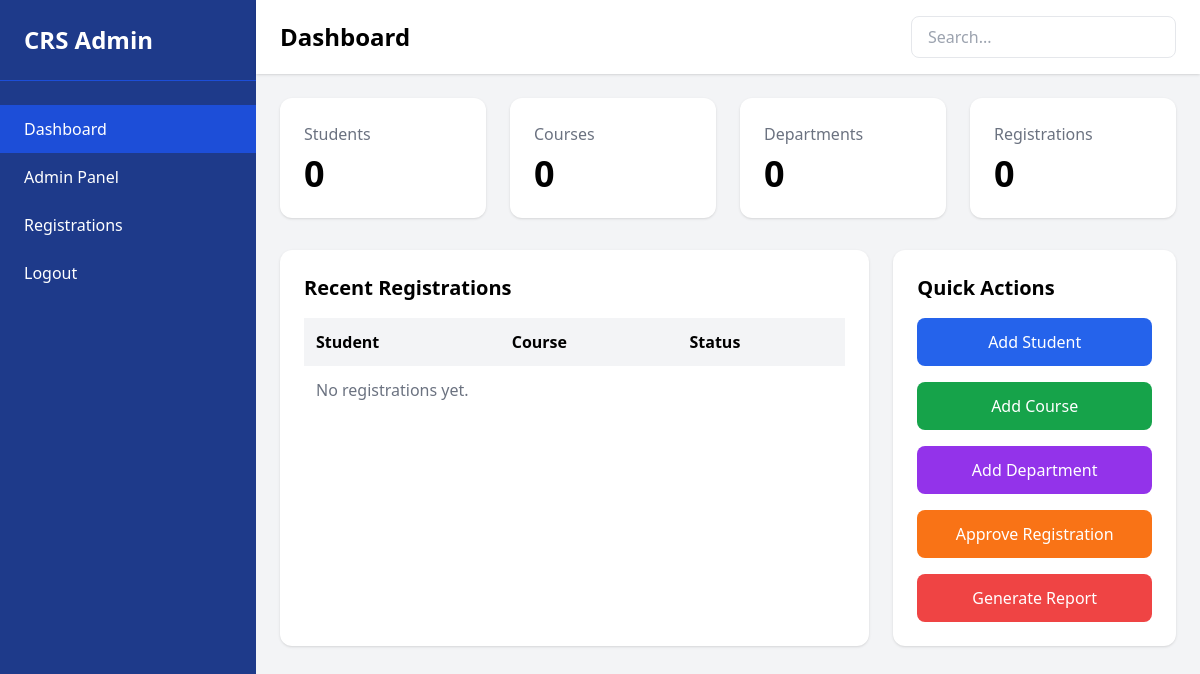
Page /dashboard/admin/ (signed in) on the earlier database version.
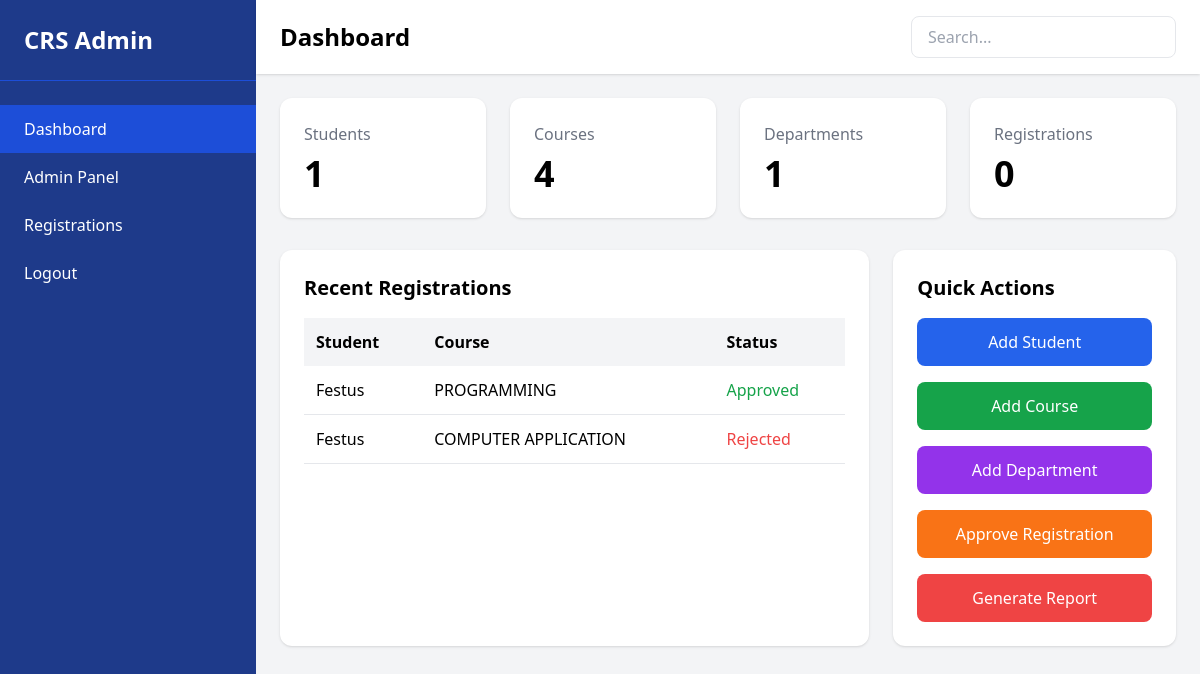
Same page on the later database version.
### registrations/models.py (models this page shows, shortened)
class CourseRegistration(models.Model):
    student = models.ForeignKey(Student, on_delete=models.CASCADE, related_name='registrations')
    course = models.ForeignKey(Course, on_delete=models.CASCADE, related_name='registrations')
    status = models.CharField(max_length=20, choices=[('pending', 'Pending'), ('approved', 'Approved'), ('rejected', 'Rejected')], default='pending')
    registered_at = models.DateTimeField(auto_now_add=True)
    class Meta:
        unique_together = ('student', 'course')
        verbose_name_plural = 'Course Registrations'

### students/models.py (models this page shows, shortened)
class Student(models.Model):
    user = models.OneToOneField(settings.AUTH_USER_MODEL, on_delete=models.CASCADE, related_name='student')
    student_id = models.CharField(max_length=30, unique=True)
    department = models.ForeignKey(Department, on_delete=models.SET_NULL, null=True, blank=True, related_name='students')
    admission_year = models.PositiveIntegerField(null=True, blank=True)
    phone_number = models.CharField(max_length=20, blank=True)
    is_active = models.BooleanField(default=True)
    created_at = models.DateTimeField(auto_now_add=True)
    class Meta:
        verbose_name_plural = 'Students'

### accounts/models.py (models this page shows, shortened)
class CustomUser(AbstractUser):
    ROLE_CHOICES = (
        ('student', 'Student'),
        ('admin', 'Admin'),
    )
    email = models.EmailField(unique=True)
    phone_number = models.CharField(max_length=15, blank=True)
    admission_number = models.CharField(max_length=30, unique=True, blank=True, null=True)
    role = models.CharField(max_length=10, choices=ROLE_CHOICES, default='student')

### courses/models.py (models this page shows, shortened)
class Course(models.Model):
    department = models.ForeignKey(
        Department,
        on_delete=models.CASCADE,
        related_name='courses',
        verbose_name='Department/School',
        help_text='Select the department or school offering this course.',
    )
    code = models.CharField(max_length=20, unique=True)
    title = models.CharField(max_length=200)
    description = models.TextField(blank=True)
    credit_hours = models.PositiveIntegerField(
        default=3,
        verbose_name='Units',
        help_text='Number of credit units for this course.',
    )
    semester = models.CharField(max_length=50, blank=True)
    is_active = models.BooleanField(default=True)
    created_at = models.DateTimeField(auto_now_add=True)
    class Meta:
        verbose_name_plural = 'Courses'

### dashboard/views.py (the view)
# urls.py: path("admin/", views.admin_dashboard, name="admin_dashboard"),
@login_required
def admin_dashboard(request):
    total_students = Student.objects.count()
    total_courses = Course.objects.count()
    total_departments = Department.objects.count()
    registrations = CourseRegistration.objects.select_related('student', 'course').order_by('-registered_at')[:10]
    pending_registrations = CourseRegistration.objects.filter(status='pending').count()
    context = {
        'total_students': total_students,
        'total_courses': total_courses,
        'total_departments': total_departments,
        'registrations': registrations,
        'pending_registrations': pending_registrations,
    }
    return render(request, "dashboard/admin_dashboard.html", context)

### templates/dashboard/admin_dashboard.html (shortened to what the changed rows need)
<!DOCTYPE html>
<html lang="en">
<head>
    <script src="https://cdn.tailwindcss.com"></script>
    <link rel="stylesheet" href="https://cdn.jsdelivr.net/npm/bootstrap-icons@1.11.3/font/bootstrap-icons.min.css">
    <link rel="stylesheet" href="https://cdnjs.cloudflare.com/ajax/libs/font-awesome/6.0.0-beta3/css/all.min.css">
</head>
<body class="bg-gray-100">
<div class="flex min-h-screen">
    <div class="flex-1">
        <header class="bg-white shadow px-6 py-4 flex justify-between items-center">
            <h1 class="text-2xl font-bold">
                Dashboard
            </h1>
        </header>
        <main class="p-6">
            <div class="grid grid-cols-1 md:grid-cols-2 lg:grid-cols-4 gap-6">
                <div class="bg-white rounded-xl shadow p-6">
                    <h3 class="text-gray-500">Students</h3>
                    <p class="text-4xl font-bold mt-2">{{ total_students }}</p>
                </div>
                <div class="bg-white rounded-xl shadow p-6">
                    <h3 class="text-gray-500">Courses</h3>
                    <p class="text-4xl font-bold mt-2">{{ total_courses }}</p>
                </div>
                <div class="bg-white rounded-xl shadow p-6">
                    <h3 class="text-gray-500">Departments</h3>
                    <p class="text-4xl font-bold mt-2">{{ total_departments }}</p>
                </div>
            </div>
            <div class="grid lg:grid-cols-3 gap-6 mt-8">
                <div class="lg:col-span-2 bg-white rounded-xl shadow p-6">
                    <h2 class="text-xl font-semibold mb-4">
                        Recent Registrations
                    </h2>
                    <table class="w-full">
                        <thead class="bg-gray-100">
                        <tr>
                            <th class="text-left p-3">Student</th>
                            <th class="text-left p-3">Course</th>
                            <th class="text-left p-3">Status</th>
                        </tr>
                        </thead>
                        <tbody>
                        {% for registration in registrations %}
                        <tr class="border-b">
                            <td class="p-3">{{ registration.student.user.username }}</td>
                            <td class="p-3">{{ registration.course.title }}</td>
                            <td class="p-3 {% if registration.status == 'approved' %}text-green-600{% elif registration.status == 'rejected' %}text-red-500{% else %}text-yellow-500{% endif %}">{{ registration.status|title }}</td>
                        </tr>
                        {% empty %}
                        <tr>
                            <td colspan="3" class="p-3 text-gray-500">No registrations yet.</td>
                        </tr>
                        {% endfor %}
                        </tbody>
                    </table>
                </div>
                <div class="bg-white rounded-xl shadow p-6">
                    <h2 class="text-xl font-semibold mb-4">
                        Quick Actions
                    </h2>
                </div>
            </div>
        </main>
    </div>
</div>
</body>
</html>

Differences in the rows shown:
added CourseRegistration: student.user.username "Festus", course "PROGRAMMING", status "Approved"
added CourseRegistration: student.user.username "Festus", course "COMPUTER APPLICATION", status "Rejected"
Other differences:
{{ total_students }}: "0" → "1"
{{ total_courses }}: "0" → "4"
{{ total_departments }}: "0" → "1"
text no longer shown: "No registrations yet."
